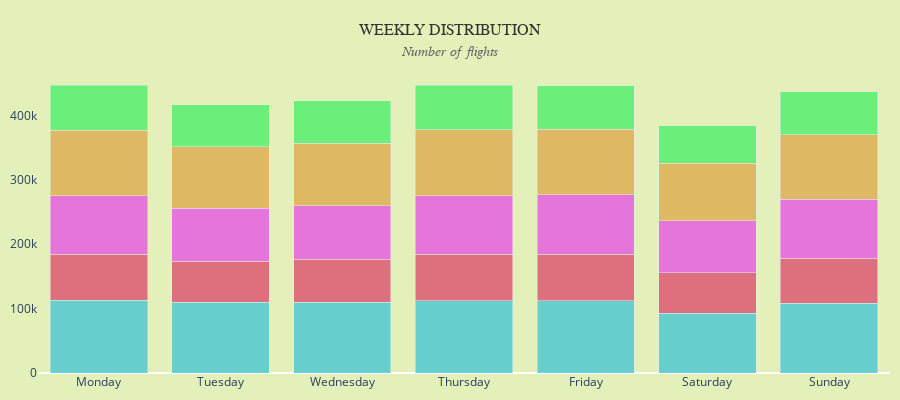

This figure's notebook cell:
### Markdown cell above
### Chart: Weekly Distribution

### Code cell
df_dow = (
    df_flights
    .group_by(["YEAR", "DAY_OF_WEEK"])
    .agg(pl.len().alias("n_flights"))
    .with_columns(
        # convert DAY_OF_WEEK (1–7) → Monday–Sunday
        pl.col("DAY_OF_WEEK")
        .map_elements(lambda x: dow_map.get(x), return_dtype=pl.Utf8)
        .alias("DAY"),

        # YEAR → string (Plotly views as categorical)
        pl.col("YEAR").cast(pl.Utf8)
    )
    .sort(["YEAR", "DAY_OF_WEEK"])
)

year_colors = {
    "2019": "#47c6d1", 
    "2020": "#de506f",  
    "2021": "#e657e3", 
    "2022": "#deab4e", 
    "2023": "#4df06b",
}
fig = px.bar(df_dow,
            x='DAY', y='n_flights',
            color='YEAR', color_discrete_map = year_colors,
            height=400, 
            color_discrete_sequence = px.colors.qualitative.Pastel)
fig.update_layout(barmode="stack", showlegend = False,
                  xaxis_title = None, yaxis_title = None,
                  yaxis=dict(showgrid=False),
                  title=dict(
                    text=(
                        "WEEKLY DISTRIBUTION"
                        "<br><span style='font-size:14px;color:#666;font-style:italic'>Number of flights</span>"
                    ),
                    x=0.5,
                    xanchor="center"
                  ),
                  margin = dict(l=10, r=10, t=70, b=10),
                  paper_bgcolor="#e3f0b9",   # nền toàn figure (kể cả title)
                  plot_bgcolor="#e3f0b9",    # nền vùng bar chart
                  title_font=dict(size=16, color="#333", family="Comic Sans MS")
)
fig.update_traces(opacity = 0.8)
fig.show()

### Figure 1 — Plotly figure (JSON) as saved in the notebook; plotly's stock layout.template omitted (floating-point values rounded to 4 significant figures)
{"data": [{"hovertemplate": "YEAR=2019<br>DAY=%{x}<br>n_flights=%{y}<extra></extra>", "legendgroup": "2019", "marker": {"color": "#47c6d1", "pattern": {"shape": ""}}, "name": "2019", "opacity": 0.8, "orientation": "v", "showlegend": true, "textposition": "auto", "type": "bar", "x": ["Monday", "Tuesday", "Wednesday", "Thursday", "Friday", "Saturday", "Sunday"], "xaxis": "x", "y": [112793, 109845, 109595, 111974, 112571, 92744, 108151], "yaxis": "y"}, {"hovertemplate": "YEAR=2020<br>DAY=%{x}<br>n_flights=%{y}<extra></extra>", "legendgroup": "2020", "marker": {"color": "#de506f", "pattern": {"shape": ""}}, "name": "2020", "opacity": 0.8, "orientation": "v", "showlegend": true, "textposition": "auto", "type": "bar", "x": ["Monday", "Tuesday", "Wednesday", "Thursday", "Friday", "Saturday", "Sunday"], "xaxis": "x", "y": [71530, 64012, 66930, 72268, 71550, 62724, 70336], "yaxis": "y"}, {"hovertemplate": "YEAR=2021<br>DAY=%{x}<br>n_flights=%{y}<extra></extra>", "legendgroup": "2021", "marker": {"color": "#e657e3", "pattern": {"shape": ""}}, "name": "2021", "opacity": 0.8, "orientation": "v", "showlegend": true, "textposition": "auto", "type": "bar", "x": ["Monday", "Tuesday", "Wednesday", "Thursday", "Friday", "Saturday", "Sunday"], "xaxis": "x", "y": [90847, 81780, 83309, 91210, 92493, 80983, 91011], "yaxis": "y"}, {"hovertemplate": "YEAR=2022<br>DAY=%{x}<br>n_flights=%{y}<extra></extra>", "legendgroup": "2022", "marker": {"color": "#deab4e", "pattern": {"shape": ""}}, "name": "2022", "opacity": 0.8, "orientation": "v", "showlegend": true, "textposition": "auto", "type": "bar", "x": ["Monday", "Tuesday", "Wednesday", "Thursday", "Friday", "Saturday", "Sunday"], "xaxis": "x", "y": [102111, 95362, 96632, 102123, 102178, 89375, 100079], "yaxis": "y"}, {"hovertemplate": "YEAR=2023<br>DAY=%{x}<br>n_flights=%{y}<extra></extra>", "legendgroup": "2023", "marker": {"color": "#4df06b", "pattern": {"shape": ""}}, "name": "2023", "opacity": 0.8, "orientation": "v", "showlegend": true, "textposition": "auto", "type": "bar", "x": ["Monday", "Tuesday", "Wednesday", "Thursday", "Friday", "Saturday", "Sunday"], "xaxis": "x", "y": [69319, 65563, 66371, 69350, 67500, 58397, 66984], "yaxis": "y"}], "layout": {"barmode": "stack", "height": 400, "legend": {"title": {"text": "YEAR"}, "tracegroupgap": 0}, "margin": {"b": 10, "l": 10, "r": 10, "t": 70}, "paper_bgcolor": "#e3f0b9", "plot_bgcolor": "#e3f0b9", "showlegend": false, "title": {"font": {"color": "#333", "family": "Comic Sans MS", "size": 16}, "text": "WEEKLY DISTRIBUTION<br><span style='font-size:14px;color:#666;font-style:italic'>Number of flights</span>", "x": 0.5, "xanchor": "center"}, "xaxis": {"anchor": "y", "domain": [0, 1], "title": {}}, "yaxis": {"anchor": "x", "domain": [0, 1], "showgrid": false, "title": {}}}}
